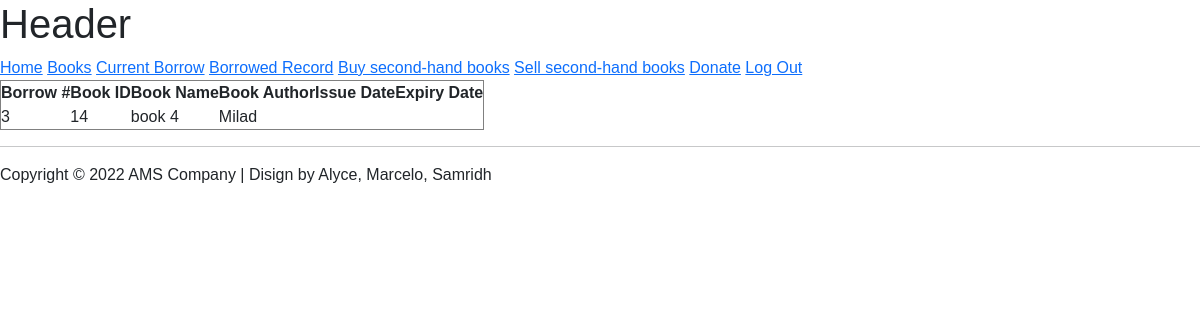
The page /panelUser/curBrw (signed in) on the database its author committed.
### tables this page shows
CREATE TABLE `borrow_tb` (
  `borrow_id` tinyint(11) NOT NULL,
  `issue_date` date DEFAULT NULL,
  `expiry_date` date DEFAULT NULL,
  `return_date` date DEFAULT NULL,
  `status` varchar(200) NOT NULL,
  `b_id` tinyint(11) NOT NULL,
  `user_id` tinyint(11) NOT NULL,
  `extend_times` int(11) DEFAULT 0
);

CREATE TABLE `books_tb` (
  `b_id` tinyint(11) NOT NULL,
  `b_title` varchar(50) NOT NULL,
  `b_author` varchar(50) NOT NULL,
  `b_price` float NOT NULL,
  `b_description` varchar(200) NOT NULL,
  `b_keywords` varchar(100) NOT NULL,
  `b_likes` int(10) NOT NULL
);

### panelUser/index.php (called while the page is built, shortened)
<?php
    include './websettings/routing.php';
    include './masterpages/header.php';
    include $pageCompo;
    include './masterpages/footer.php';
?>

### panelUser/pages/curbrw.php (the view, shortened to what this page needs)
<main>
    <section>
        <table border="1">
            <thead>
                <tr>
                    <th>Borrow #</th>
                    <th>Book ID</th>
                    <th>Book Name</th>
                    <th>Book Author</th>
                    <th>Issue Date</th>
                    <th>Expiry Date</th>
                </tr>
            </thead>
            <tbody>
            <?php
                $dbConection = new mysqli($dbServername,$dbUsername,$dbPass,$dbname);
                if($dbConection->connect_error){
                    die("Connection error");
                }
                else{
                    $bookSelect = "SELECT * FROM borrow_tb INNER JOIN books_tb ON borrow_tb.b_id = books_tb.b_id INNER JOIN user_tb ON borrow_tb.user_id = user_tb.user_id";
                    $result = $dbConection->query($bookSelect);
                    while($row = $result->fetch_assoc()){
                        if($row['status'] == 'borrowing'){
                            if($row['username'] == $_SESSION['username']){
                                echo "<tr>";
                                echo "<td>".$row['borrow_id']."</td>";
                                echo "<td>".$row['b_id']."</td>";
                                echo "<td>".$row['b_title']."</td>";
                                echo "<td>".$row['b_author']."</td>";
                                echo "<td>".$row['issue_date']."</td>";
                                echo "<td>".$row['expiry_date']."</td>";
                                echo "</tr>";
                            }
                        }
                    }
                }
            ?>
            </tbody>
        </table>
    </section>
</main>

### panelUser/css/style.css (style rules this page uses)
* { margin: 0; padding: 0; font-family: sans-serif; }

### rows shown on the page
borrow_tb: borrow_id "3", b.b_id "14", b.b_title "book 4", b.b_author "Milad"
